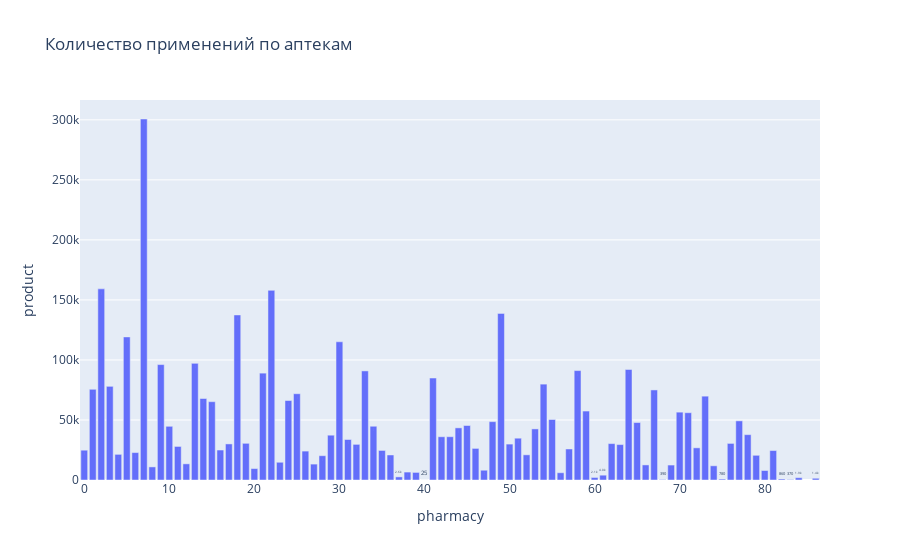

This figure's notebook cell:
### Code cell
px.bar(
    data.groupby("pharmacy")["product"].count(),
    title="Количество применений по аптекам",
    y="product",
    text_auto=".2s",
)

### Figure 1 — Plotly figure (JSON) as saved in the notebook; plotly's stock layout.template omitted (floating-point values rounded to 4 significant figures)
{"data": [{"alignmentgroup": "True", "hovertemplate": "pharmacy=%{x}<br>product=%{y}<extra></extra>", "legendgroup": "", "marker": {"color": "#636efa", "pattern": {"shape": ""}}, "name": "", "offsetgroup": "", "orientation": "v", "showlegend": false, "textposition": "auto", "texttemplate": "%{y:.2s}", "type": "bar", "x": [0, 1, 2, 3, 4, 5, 6, 7, 8, 9, 10, 11, 12, 13, 14, 15, 16, 17, 18, 19, 20, 21, 22, 23, 24, 25, 26, 27, 28, 29, 30, 31, 32, 33, 34, 35, 36, 37, 38, 39, 40, 41, 42, 43, 44, 45, 46, 47, 48, 49, 50, 51, 52, 53, 54, 55, 56, 57, 58, 59, 60, 61, 62, 63, 64, 65, 66, 67, 68, 69, 70, 71, 72, 73, 74, 75, 76, 77, 78, 79, 80, 81, 82, 83, 84, 86], "xaxis": "x", "y": [24829, 75554, 159198, 78019, 21367, 119180, 22847, 300690, 10908, 96135, 44732, 27949, 13459, 97199, 67881, 65226, 24963, 30054, 137473, 30548, 9523, 89010, 157956, 14766, 66197, 71859, 24071, 13240, 20244, 37327, 115122, 33724, 29690, 90869, 44771, 24619, 20843, 2589, 6606, 6310, 25, 84944, 36016, 36054, 43433, 45396, 26311, 8147, 48595, 138780, 29913, 34828, 20970, 42561, 79854, 50383, 6047, 25847, 91142, 57429, 2104, 4012, 30317, 29501, 92046, 47848, 12563, 75011, 388, 12454, 56516, 56051, 26795, 69837, 11829, 780, 30479, 49259, 37761, 20570, 7916, 24528, 856, 369, 1929, 1437], "yaxis": "y"}], "layout": {"autosize": true, "barmode": "relative", "legend": {"tracegroupgap": 0}, "title": {"text": "Количество применений по аптекам"}, "xaxis": {"anchor": "y", "autorange": true, "domain": [0, 1], "range": [-0.5, 86.5], "title": {"text": "pharmacy"}, "type": "linear"}, "yaxis": {"anchor": "x", "autorange": true, "domain": [0, 1], "range": [0, 316500.0], "title": {"text": "product"}, "type": "linear"}}}
